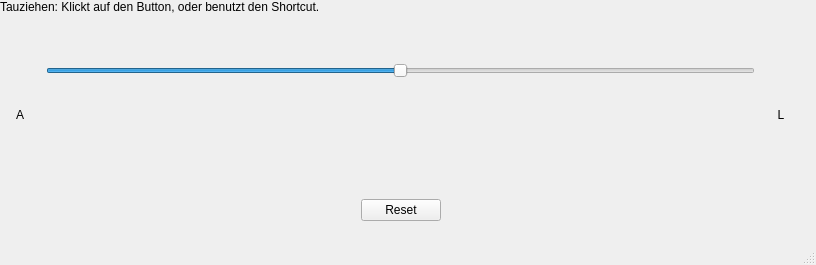
<?xml version="1.0" encoding="UTF-8"?>
<ui version="4.0">
 <class>UI_Mini</class>
 <widget class="QMainWindow" name="UI_Mini">
  <property name="geometry">
   <rect>
    <x>0</x>
    <y>0</y>
    <width>816</width>
    <height>265</height>
   </rect>
  </property>
  <property name="windowTitle">
   <string>Tauziehen</string>
  </property>
  <widget class="QWidget" name="centralwidget">
   <widget class="QWidget" name="verticalLayoutWidget">
    <property name="geometry">
     <rect>
      <x>0</x>
      <y>0</y>
      <width>801</width>
      <height>221</height>
     </rect>
    </property>
    <layout class="QVBoxLayout" name="verticalLayout">
     <item>
      <widget class="QLabel" name="labelBeschreibung">
       <property name="text">
        <string>Tauziehen: Klickt auf den Button, oder benutzt den Shortcut.</string>
       </property>
      </widget>
     </item>
     <item>
      <layout class="QGridLayout" name="gridLayout">
       <item row="3" column="0">
        <widget class="QLabel" name="label">
         <property name="text">
          <string>A</string>
         </property>
         <property name="alignment">
          <set>Qt::AlignCenter</set>
         </property>
        </widget>
       </item>
       <item row="3" column="2">
        <widget class="QLabel" name="label_2">
         <property name="text">
          <string>L</string>
         </property>
         <property name="alignment">
          <set>Qt::AlignCenter</set>
         </property>
        </widget>
       </item>
       <item row="1" column="1">
        <widget class="QSlider" name="SliderTau">
         <property name="minimum">
          <number>-100</number>
         </property>
         <property name="maximum">
          <number>100</number>
         </property>
         <property name="orientation">
          <enum>Qt::Horizontal</enum>
         </property>
        </widget>
       </item>
       <item row="0" column="1">
        <spacer name="verticalSpacer_2">
         <property name="orientation">
          <enum>Qt::Vertical</enum>
         </property>
         <property name="sizeHint" stdset="0">
          <size>
           <width>20</width>
           <height>40</height>
          </size>
         </property>
        </spacer>
       </item>
       <item row="2" column="1">
        <widget class="QLabel" name="LabelValueTau">
         <property name="minimumSize">
          <size>
           <width>50</width>
           <height>10</height>
          </size>
         </property>
         <property name="text">
          <string/>
         </property>
         <property name="alignment">
          <set>Qt::AlignCenter</set>
         </property>
        </widget>
       </item>
       <item row="1" column="0">
        <widget class="QPushButton" name="ButtonLeft">
         <property name="text">
          <string/>
         </property>
         <property name="iconSize">
          <size>
           <width>60</width>
           <height>60</height>
          </size>
         </property>
         <property name="flat">
          <bool>true</bool>
         </property>
        </widget>
       </item>
       <item row="1" column="2">
        <widget class="QPushButton" name="ButtonRight">
         <property name="text">
          <string/>
         </property>
         <property name="iconSize">
          <size>
           <width>60</width>
           <height>60</height>
          </size>
         </property>
         <property name="flat">
          <bool>true</bool>
         </property>
        </widget>
       </item>
      </layout>
     </item>
     <item>
      <spacer name="verticalSpacer">
       <property name="orientation">
        <enum>Qt::Vertical</enum>
       </property>
       <property name="sizeHint" stdset="0">
        <size>
         <width>17</width>
         <height>37</height>
        </size>
       </property>
      </spacer>
     </item>
     <item>
      <layout class="QHBoxLayout" name="horizontalLayout">
       <item>
        <spacer name="horizontalSpacer_2">
         <property name="orientation">
          <enum>Qt::Horizontal</enum>
         </property>
         <property name="sizeHint" stdset="0">
          <size>
           <width>40</width>
           <height>20</height>
          </size>
         </property>
        </spacer>
       </item>
       <item>
        <widget class="QPushButton" name="ButtonReset">
         <property name="text">
          <string>Reset</string>
         </property>
        </widget>
       </item>
       <item>
        <spacer name="horizontalSpacer">
         <property name="orientation">
          <enum>Qt::Horizontal</enum>
         </property>
         <property name="sizeHint" stdset="0">
          <size>
           <width>40</width>
           <height>20</height>
          </size>
         </property>
        </spacer>
       </item>
      </layout>
     </item>
    </layout>
   </widget>
  </widget>
  <widget class="QMenuBar" name="menubar">
   <property name="geometry">
    <rect>
     <x>0</x>
     <y>0</y>
     <width>816</width>
     <height>18</height>
    </rect>
   </property>
  </widget>
  <widget class="QStatusBar" name="statusbar"/>
 </widget>
 <resources/>
 <connections/>
</ui>
